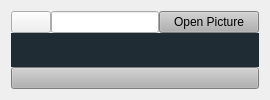
          <widget class="QWidget" name="tab_1">
           <attribute name="title">
            <string>File Crop</string>
           </attribute>
           <layout class="QVBoxLayout" name="verticalLayout_8">
            <item>
             <layout class="QVBoxLayout" name="verticalLayout_3">
              <property name="spacing">
               <number>0</number>
              </property>
              <item>
               <layout class="QVBoxLayout" name="verticalLayout_5" stretch="1,10,1">
                <property name="leftMargin">
                 <number>0</number>
                </property>
                <property name="topMargin">
                 <number>0</number>
                </property>
                <property name="rightMargin">
                 <number>0</number>
                </property>
                <property name="bottomMargin">
                 <number>0</number>
                </property>
                <item>
                 <layout class="QHBoxLayout" name="horizontalLayout_4" stretch="10">
                  <property name="spacing">
                   <number>0</number>
                  </property>
                  <property name="leftMargin">
                   <number>0</number>
                  </property>
                  <property name="topMargin">
                   <number>0</number>
                  </property>
                  <property name="rightMargin">
                   <number>0</number>
                  </property>
                  <property name="bottomMargin">
                   <number>0</number>
                  </property>
                  <item>
                   <layout class="QGridLayout" name="gridLayout_16">
                    <property name="spacing">
                     <number>0</number>
                    </property>
                    <item row="0" column="1">
                     <widget class="QLineEdit" name="lineEdit_1">
                      <property name="text">
                       <string/>
                      </property>
                     </widget>
                    </item>
                    <item row="0" column="0">
                     <widget class="QPushButton" name="reload_pushButton_1">
                      <property name="text">
                       <string/>
                      </property>
                      <property name="icon">
                       <iconset resource="../resources.qrc">
                        <normaloff>:/icons/icons/reload.svg</normaloff>:/icons/icons/reload.svg</iconset>
                      </property>
                     </widget>
                    </item>
                    <item row="0" column="2">
                     <widget class="QPushButton" name="FilePushButton">
                      <property name="minimumSize">
                       <size>
                        <width>100</width>
                        <height>0</height>
                       </size>
                      </property>
                      <property name="maximumSize">
                       <size>
                        <width>100</width>
                        <height>16777215</height>
                       </size>
                      </property>
                      <property name="styleSheet">
                       <string notr="true">background: #b1b1b1</string>
                      </property>
                      <property name="text">
                       <string>Open Picture</string>
                      </property>
                      <property name="icon">
                       <iconset resource="../resources.qrc">
                        <normaloff>:/icons/icons/picture.svg</normaloff>:/icons/icons/picture.svg</iconset>
                      </property>
                     </widget>
                    </item>
                   </layout>
                  </item>
                 </layout>
                </item>
                <item>
                 <layout class="QGridLayout" name="gridLayout_19">
                  <property name="leftMargin">
                   <number>0</number>
                  </property>
                  <property name="topMargin">
                   <number>0</number>
                  </property>
                  <property name="rightMargin">
                   <number>0</number>
                  </property>
                  <property name="bottomMargin">
                   <number>0</number>
                  </property>
                  <property name="spacing">
                   <number>0</number>
                  </property>
                  <item row="0" column="0">
                   <widget class="QLabel" name="crop_label_1">
                    <property name="sizePolicy">
                     <sizepolicy hsizetype="Ignored" vsizetype="Ignored">
                      <horstretch>0</horstretch>
                      <verstretch>0</verstretch>
                     </sizepolicy>
                    </property>
                    <property name="styleSheet">
                     <string notr="true">background: #1f2c33</string>
                    </property>
                    <property name="frameShape">
                     <enum>QFrame::NoFrame</enum>
                    </property>
                    <property name="text">
                     <string/>
                    </property>
                    <property name="scaledContents">
                     <bool>true</bool>
                    </property>
                    <property name="alignment">
                     <set>Qt::AlignCenter</set>
                    </property>
                   </widget>
                  </item>
                 </layout>
                </item>
                <item>
                 <layout class="QGridLayout" name="gridLayout_20">
                  <property name="leftMargin">
                   <number>0</number>
                  </property>
                  <property name="topMargin">
                   <number>0</number>
                  </property>
                  <property name="rightMargin">
                   <number>0</number>
                  </property>
                  <property name="bottomMargin">
                   <number>0</number>
                  </property>
                  <property name="spacing">
                   <number>0</number>
                  </property>
                  <item row="0" column="0">
                   <widget class="QPushButton" name="CropPushButton_1">
                    <property name="sizePolicy">
                     <sizepolicy hsizetype="Expanding" vsizetype="Expanding">
                      <horstretch>0</horstretch>
                      <verstretch>0</verstretch>
                     </sizepolicy>
                    </property>
                    <property name="styleSheet">
                     <string notr="true">background: #b1b1b1</string>
                    </property>
                    <property name="text">
                     <string/>
                    </property>
                    <property name="icon">
                     <iconset>
                      <normaloff>../icons/crop.svg</normaloff>../icons/crop.svg</iconset>
                    </property>
                   </widget>
                  </item>
                 </layout>
                </item>
               </layout>
              </item>
             </layout>
            </item>
           </layout>
          </widget>
